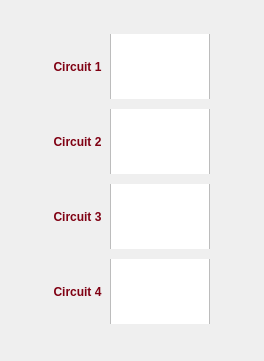
           <widget class="QWidget" name="widget_13" native="true">
            <layout class="QGridLayout" name="gridLayout">
             <item row="1" column="1">
              <widget class="QWidget" name="widget_12" native="true">
               <property name="minimumSize">
                <size>
                 <width>180</width>
                 <height>300</height>
                </size>
               </property>
               <layout class="QVBoxLayout" name="verticalLayout_18">
                <property name="spacing">
                 <number>0</number>
                </property>
                <property name="leftMargin">
                 <number>0</number>
                </property>
                <property name="topMargin">
                 <number>0</number>
                </property>
                <property name="rightMargin">
                 <number>0</number>
                </property>
                <property name="bottomMargin">
                 <number>0</number>
                </property>
                <item>
                 <widget class="QWidget" name="widget_14" native="true">
                  <layout class="QHBoxLayout" name="horizontalLayout_17">
                   <property name="spacing">
                    <number>5</number>
                   </property>
                   <property name="leftMargin">
                    <number>5</number>
                   </property>
                   <property name="topMargin">
                    <number>5</number>
                   </property>
                   <property name="rightMargin">
                    <number>5</number>
                   </property>
                   <property name="bottomMargin">
                    <number>5</number>
                   </property>
                   <item>
                    <widget class="QLabel" name="circuit1_label">
                     <property name="maximumSize">
                      <size>
                       <width>55</width>
                       <height>16777215</height>
                      </size>
                     </property>
                     <property name="font">
                      <font>
                       <pointsize>-1</pointsize>
                       <weight>75</weight>
                       <italic>false</italic>
                       <bold>true</bold>
                      </font>
                     </property>
                     <property name="styleSheet">
                      <string notr="true">color:#800113;
font:bold 12px;</string>
                     </property>
                     <property name="text">
                      <string>Circuit 1</string>
                     </property>
                     <property name="alignment">
                      <set>Qt::AlignCenter</set>
                     </property>
                    </widget>
                   </item>
                   <item>
                    <widget class="QCheckBox" name="circuit1_button">
                     <property name="sizePolicy">
                      <sizepolicy hsizetype="Minimum" vsizetype="Minimum">
                       <horstretch>0</horstretch>
                       <verstretch>0</verstretch>
                      </sizepolicy>
                     </property>
                     <property name="styleSheet">
                      <string notr="true">QCheckBox {/*this is for the text*/
    
}

QCheckBox::indicator {/*this is for the icon*/
/*the compilator always go for the minimun*/
min-width:100px;
min-height:100px;
}

QCheckBox::indicator:unchecked {
    image: url(./src/icons/off.png); /*the additional stuff is to make it resizable*/
}

QCheckBox::indicator:unchecked:hover {
    image: url(./src/icons/off_h.png) ;
}

QCheckBox::indicator:unchecked:pressed {
     image: url(./src/icons/off_p.png);
}

QCheckBox::indicator:checked {
    image: url(./src/icons/on.png);
}

QCheckBox::indicator:checked:hover {
    image: url(./src/icons/on_h.png);
}

QCheckBox::indicator:checked:pressed {
    image: url(./src/icons/on_p.png) ;
}

QCheckBox::indicator:indeterminate:hover {
    image: url(./src/icons/on_p.png) ;
}

QCheckBox::indicator:indeterminate:pressed {
    image: url(./src/icons/on_p.png) ;
}</string>
                     </property>
                     <property name="text">
                      <string/>
                     </property>
                    </widget>
                   </item>
                  </layout>
                 </widget>
                </item>
                <item>
                 <widget class="QWidget" name="widget_15" native="true">
                  <layout class="QHBoxLayout" name="horizontalLayout_18">
                   <property name="spacing">
                    <number>5</number>
                   </property>
                   <property name="leftMargin">
                    <number>5</number>
                   </property>
                   <property name="topMargin">
                    <number>5</number>
                   </property>
                   <property name="rightMargin">
                    <number>5</number>
                   </property>
                   <property name="bottomMargin">
                    <number>5</number>
                   </property>
                   <item>
                    <widget class="QLabel" name="circuit2_label">
                     <property name="maximumSize">
                      <size>
                       <width>55</width>
                       <height>16777215</height>
                      </size>
                     </property>
                     <property name="font">
                      <font>
                       <pointsize>-1</pointsize>
                       <weight>75</weight>
                       <italic>false</italic>
                       <bold>true</bold>
                      </font>
                     </property>
                     <property name="styleSheet">
                      <string notr="true">color:#800113;
font:bold 12px;</string>
                     </property>
                     <property name="text">
                      <string>Circuit 2</string>
                     </property>
                     <property name="alignment">
                      <set>Qt::AlignCenter</set>
                     </property>
                    </widget>
                   </item>
                   <item>
                    <widget class="QCheckBox" name="circuit2_button">
                     <property name="sizePolicy">
                      <sizepolicy hsizetype="Minimum" vsizetype="Minimum">
                       <horstretch>0</horstretch>
                       <verstretch>0</verstretch>
                      </sizepolicy>
                     </property>
                     <property name="styleSheet">
                      <string notr="true">QCheckBox {/*this is for the text*/
    
}

QCheckBox::indicator {/*this is for the icon*/
/*the compilator always go for the minimun*/
min-width:100px;
min-height:100px;
}

QCheckBox::indicator:unchecked {
    image: url(./src/icons/off.png); /*the additional stuff is to make it resizable*/
}

QCheckBox::indicator:unchecked:hover {
    image: url(./src/icons/off_h.png) ;
}

QCheckBox::indicator:unchecked:pressed {
     image: url(./src/icons/off_p.png);
}

QCheckBox::indicator:checked {
    image: url(./src/icons/on.png);
}

QCheckBox::indicator:checked:hover {
    image: url(./src/icons/on_h.png);
}

QCheckBox::indicator:checked:pressed {
    image: url(./src/icons/on_p.png) ;
}

QCheckBox::indicator:indeterminate:hover {
    image: url(./src/icons/on_p.png) ;
}

QCheckBox::indicator:indeterminate:pressed {
    image: url(./src/icons/on_p.png) ;
}</string>
                     </property>
                     <property name="text">
                      <string/>
                     </property>
                    </widget>
                   </item>
                  </layout>
                 </widget>
                </item>
                <item>
                 <widget class="QWidget" name="widget_16" native="true">
                  <layout class="QHBoxLayout" name="horizontalLayout_19">
                   <property name="spacing">
                    <number>5</number>
                   </property>
                   <property name="leftMargin">
                    <number>5</number>
                   </property>
                   <property name="topMargin">
                    <number>5</number>
                   </property>
                   <property name="rightMargin">
                    <number>5</number>
                   </property>
                   <property name="bottomMargin">
                    <number>5</number>
                   </property>
                   <item>
                    <widget class="QLabel" name="circuit3_label">
                     <property name="maximumSize">
                      <size>
                       <width>55</width>
                       <height>16777215</height>
                      </size>
                     </property>
                     <property name="font">
                      <font>
                       <pointsize>-1</pointsize>
                       <weight>75</weight>
                       <italic>false</italic>
                       <bold>true</bold>
                      </font>
                     </property>
                     <property name="styleSheet">
                      <string notr="true">color:#800113;
font:bold 12px;</string>
                     </property>
                     <property name="text">
                      <string>Circuit 3</string>
                     </property>
                     <property name="alignment">
                      <set>Qt::AlignCenter</set>
                     </property>
                    </widget>
                   </item>
                   <item>
                    <widget class="QCheckBox" name="circuit3_button">
                     <property name="sizePolicy">
                      <sizepolicy hsizetype="Minimum" vsizetype="Minimum">
                       <horstretch>0</horstretch>
                       <verstretch>0</verstretch>
                      </sizepolicy>
                     </property>
                     <property name="styleSheet">
                      <string notr="true">QCheckBox {/*this is for the text*/
    
}

QCheckBox::indicator {/*this is for the icon*/
/*the compilator always go for the minimun*/
min-width:100px;
min-height:100px;
}

QCheckBox::indicator:unchecked {
    image: url(./src/icons/off.png); /*the additional stuff is to make it resizable*/
}

QCheckBox::indicator:unchecked:hover {
    image: url(./src/icons/off_h.png) ;
}

QCheckBox::indicator:unchecked:pressed {
     image: url(./src/icons/off_p.png);
}

QCheckBox::indicator:checked {
    image: url(./src/icons/on.png);
}

QCheckBox::indicator:checked:hover {
    image: url(./src/icons/on_h.png);
}

QCheckBox::indicator:checked:pressed {
    image: url(./src/icons/on_p.png) ;
}

QCheckBox::indicator:indeterminate:hover {
    image: url(./src/icons/on_p.png) ;
}

QCheckBox::indicator:indeterminate:pressed {
    image: url(./src/icons/on_p.png) ;
}</string>
                     </property>
                     <property name="text">
                      <string/>
                     </property>
                    </widget>
                   </item>
                  </layout>
                 </widget>
                </item>
                <item>
                 <widget class="QWidget" name="widget_21" native="true">
                  <layout class="QHBoxLayout" name="horizontalLayout_20">
                   <property name="spacing">
                    <number>5</number>
                   </property>
                   <property name="leftMargin">
                    <number>5</number>
                   </property>
                   <property name="topMargin">
                    <number>5</number>
                   </property>
                   <property name="rightMargin">
                    <number>5</number>
                   </property>
                   <property name="bottomMargin">
                    <number>5</number>
                   </property>
                   <item>
                    <widget class="QLabel" name="circuit4_label">
                     <property name="maximumSize">
                      <size>
                       <width>55</width>
                       <height>16777215</height>
                      </size>
                     </property>
                     <property name="font">
                      <font>
                       <pointsize>-1</pointsize>
                       <weight>75</weight>
                       <italic>false</italic>
                       <bold>true</bold>
                      </font>
                     </property>
                     <property name="styleSheet">
                      <string notr="true">color:#800113;
font:bold 12px;</string>
                     </property>
                     <property name="text">
                      <string>Circuit 4</string>
                     </property>
                     <property name="alignment">
                      <set>Qt::AlignCenter</set>
                     </property>
                    </widget>
                   </item>
                   <item>
                    <widget class="QCheckBox" name="circuit4_button">
                     <property name="sizePolicy">
                      <sizepolicy hsizetype="Minimum" vsizetype="Minimum">
                       <horstretch>0</horstretch>
                       <verstretch>0</verstretch>
                      </sizepolicy>
                     </property>
                     <property name="styleSheet">
                      <string notr="true">QCheckBox {/*this is for the text*/
    
}

QCheckBox::indicator {/*this is for the icon*/
/*the compilator always go for the minimun*/
min-width:100px;
min-height:100px;
}

QCheckBox::indicator:unchecked {
    image: url(./src/icons/off.png); /*the additional stuff is to make it resizable*/
}

QCheckBox::indicator:unchecked:hover {
    image: url(./src/icons/off_h.png) ;
}

QCheckBox::indicator:unchecked:pressed {
     image: url(./src/icons/off_p.png);
}

QCheckBox::indicator:checked {
    image: url(./src/icons/on.png);
}

QCheckBox::indicator:checked:hover {
    image: url(./src/icons/on_h.png);
}

QCheckBox::indicator:checked:pressed {
    image: url(./src/icons/on_p.png) ;
}

QCheckBox::indicator:indeterminate:hover {
    image: url(./src/icons/on_p.png) ;
}

QCheckBox::indicator:indeterminate:pressed {
    image: url(./src/icons/on_p.png) ;
}</string>
                     </property>
                     <property name="text">
                      <string/>
                     </property>
                    </widget>
                   </item>
                  </layout>
                 </widget>
                </item>
               </layout>
              </widget>
             </item>
             <item row="2" column="1">
              <spacer name="verticalSpacer_5">
               <property name="orientation">
                <enum>Qt::Vertical</enum>
               </property>
               <property name="sizeHint" stdset="0">
                <size>
                 <width>20</width>
                 <height>21</height>
                </size>
               </property>
              </spacer>
             </item>
             <item row="0" column="1">
              <spacer name="verticalSpacer_4">
               <property name="orientation">
                <enum>Qt::Vertical</enum>
               </property>
               <property name="sizeHint" stdset="0">
                <size>
                 <width>20</width>
                 <height>18</height>
                </size>
               </property>
              </spacer>
             </item>
             <item row="1" column="0">
              <spacer name="horizontalSpacer_9">
               <property name="orientation">
                <enum>Qt::Horizontal</enum>
               </property>
               <property name="sizeHint" stdset="0">
                <size>
                 <width>34</width>
                 <height>20</height>
                </size>
               </property>
              </spacer>
             </item>
             <item row="1" column="2">
              <spacer name="horizontalSpacer_8">
               <property name="orientation">
                <enum>Qt::Horizontal</enum>
               </property>
               <property name="sizeHint" stdset="0">
                <size>
                 <width>28</width>
                 <height>20</height>
                </size>
               </property>
              </spacer>
             </item>
            </layout>
           </widget>
